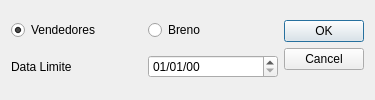
<?xml version="1.0" encoding="UTF-8"?>
<ui version="4.0">
 <class>Dialog</class>
 <widget class="QDialog" name="Dialog">
  <property name="geometry">
   <rect>
    <x>0</x>
    <y>0</y>
    <width>375</width>
    <height>100</height>
   </rect>
  </property>
  <property name="windowTitle">
   <string>Dialog</string>
  </property>
  <layout class="QGridLayout" name="gridLayout">
   <item row="0" column="0">
    <layout class="QHBoxLayout" name="horizontalLayout_2">
     <item>
      <widget class="QRadioButton" name="vendedoresRadioButton">
       <property name="text">
        <string>Vendedores</string>
       </property>
       <property name="checked">
        <bool>true</bool>
       </property>
      </widget>
     </item>
     <item>
      <widget class="QRadioButton" name="brenoRadioButton">
       <property name="text">
        <string>Breno</string>
       </property>
      </widget>
     </item>
    </layout>
   </item>
   <item row="0" column="1" rowspan="2">
    <widget class="QDialogButtonBox" name="buttonBox">
     <property name="orientation">
      <enum>Qt::Vertical</enum>
     </property>
     <property name="standardButtons">
      <set>QDialogButtonBox::Cancel|QDialogButtonBox::Ok</set>
     </property>
    </widget>
   </item>
   <item row="1" column="0">
    <layout class="QHBoxLayout" name="horizontalLayout">
     <item>
      <widget class="QLabel" name="label">
       <property name="text">
        <string>Data Limite</string>
       </property>
      </widget>
     </item>
     <item>
      <widget class="QDateEdit" name="dateEdit">
       <property name="displayFormat">
        <string>dd/MM/yy</string>
       </property>
      </widget>
     </item>
    </layout>
   </item>
  </layout>
 </widget>
 <resources/>
 <connections>
  <connection>
   <sender>buttonBox</sender>
   <signal>accepted()</signal>
   <receiver>Dialog</receiver>
   <slot>accept()</slot>
   <hints>
    <hint type="sourcelabel">
     <x>248</x>
     <y>254</y>
    </hint>
    <hint type="destinationlabel">
     <x>157</x>
     <y>274</y>
    </hint>
   </hints>
  </connection>
  <connection>
   <sender>buttonBox</sender>
   <signal>rejected()</signal>
   <receiver>Dialog</receiver>
   <slot>reject()</slot>
   <hints>
    <hint type="sourcelabel">
     <x>316</x>
     <y>260</y>
    </hint>
    <hint type="destinationlabel">
     <x>286</x>
     <y>274</y>
    </hint>
   </hints>
  </connection>
 </connections>
</ui>
